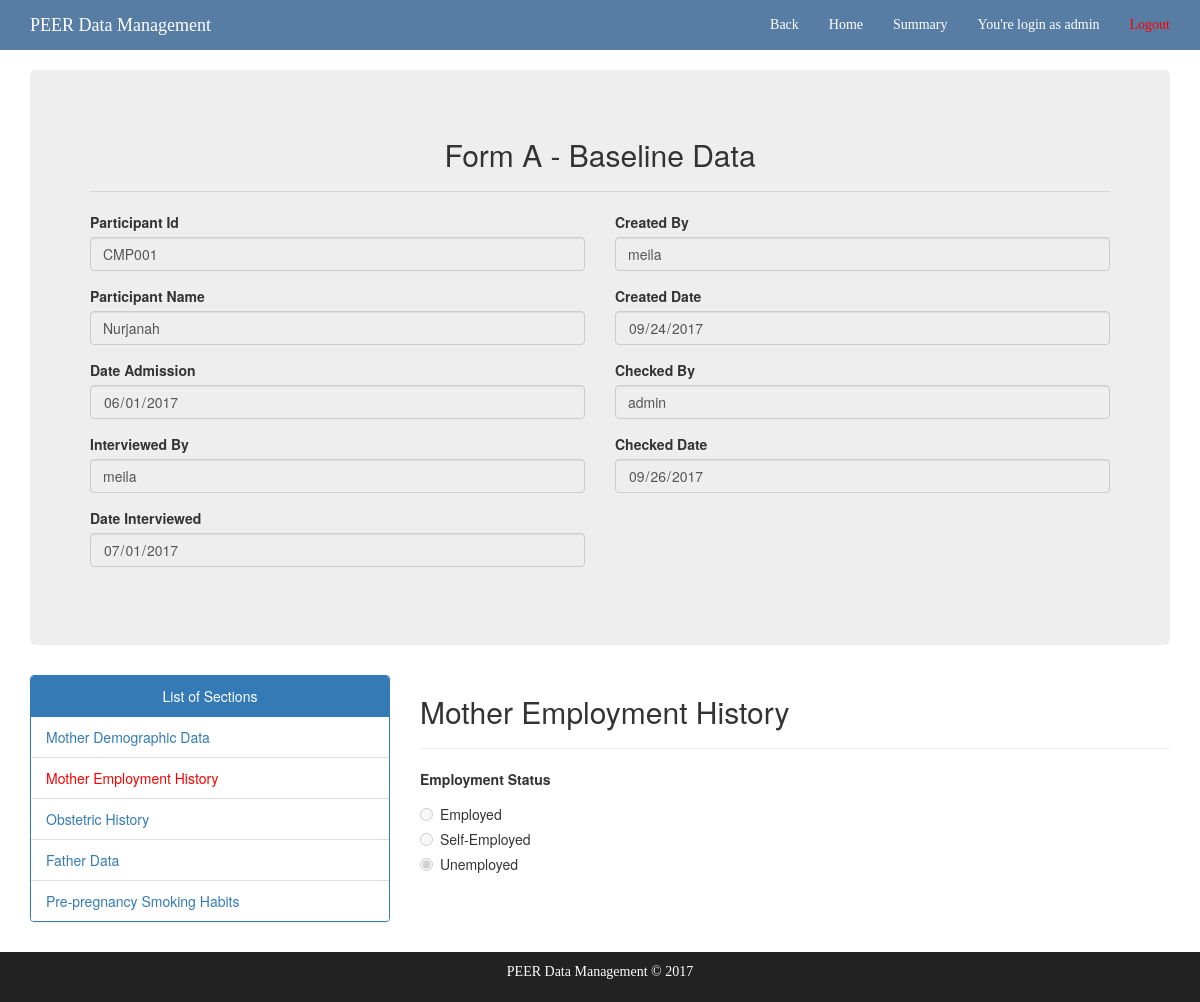
The app's page /participant/2/form_a/4/section2 (signed in) with its own data.
### core/models.py (models this page shows, shortened)
class Participant(models.Model):
	participant_id = models.CharField(max_length=10, blank=True)
	name = models.CharField(max_length=30, blank=True)
	date_admission = models.DateField()
	puskesmas = models.ForeignKey(Puskesmas, on_delete=models.PROTECT)
	created_by = models.CharField(max_length=25, blank=True)
	updated_by = models.CharField(max_length=25, blank=True)
	created_time = models.CharField(max_length=50, blank=True)
	updated_time = models.CharField(max_length=50, blank=True)
	active_status = models.BooleanField(default=True)

### forms_a/models.py (models this page shows, shortened)
class ABaseLine(models.Model):
    participant = models.ForeignKey(Participant, on_delete=models.PROTECT)
    interviewer_id = models.CharField(max_length=25, blank=True)
    data_entry_id = models.CharField(max_length=25, blank=True)
    data_checked_id = models.CharField(max_length=25, blank=True, null=True)
    date_admission = models.CharField(max_length=15, blank=True)
    date_interviewed = models.CharField(max_length=15, blank=True)
    date_data_entered = models.CharField(max_length=15, blank=True)
    date_data_checked = models.CharField(max_length=15, blank=True)
    is_save_all = models.NullBooleanField(default=False, blank=True)

### forms_a/views.py (the view)
# urls.py: url(r'^(?P<form_id>[0-9]+)/section2$', views.process_section2, name='process_section2'),
@login_required(login_url='core:login')
def process_section2(request, participant_id, form_id):
	a_form_obj = ABaseLine.objects.get(id=int(form_id))
	try:
		a2_obj = A2MotherEmployment.objects.get(a_form=a_form_obj)
		return update_section2(request, participant_id, form_id)
	except:
		return create_section2(request, participant_id, form_id)

### forms_a/views.py (called while the page is built)
@login_required(login_url='core:login')
def update_section2(request, participant_id, form_id):
	if request.method == "POST" and request.POST.get('context') == "SAVE":
		a2_obj = A2MotherEmployment.objects.get(a_form_id=int(form_id))
		a2_obj = save_section2(a2_obj, request, participant_id, form_id)
		return show_section2(request, participant_id, form_id, True)
	else:
		return show_section2(request, participant_id, form_id, False)

### forms_a/templates/forms/section2.html (shortened to what this page needs)
{% extends 'forms/form.html' %}
{% block form_section %}
            <div class="col-md-4 section-list">
                        <div class="panel panel-primary">
                            <div class="panel-heading text-center"> List of Sections  </div>
                            <ul class="list-group">
                                <li class="list-group-item">
                                    <a href="{{request.get_full_path}}/../section1">
                                    Mother Demographic Data
                                    </a>
                                </li>
                                <li class="list-group-item actives">
                                    <a href="{{request.get_full_path}}/../section2">
                                    Mother Employment History
                                    </a>
                                </li>
                                <li class="list-group-item">
                                    <a href="{{request.get_full_path}}/../section3">
                                    Obstetric History
                                    </a>
                                </li>
                                <li class="list-group-item">
                                    <a href="{{request.get_full_path}}/../section4">
                                    Father Data
                                    </a>
                                </li>
                                <li class="list-group-item">
                                    <a href="{{request.get_full_path}}/../section5">
                                    Pre-pregnancy Smoking Habits
                                    </a>
                                </li>
                            </ul>
                        </div>
            </div>
            <div class="col-md-8 question-list">
                <div class="">
                    <form class="formA-question" action="{{request.get_full_path}}" method="post" id="form_a">
                        <h2>Mother Employment History</h2>
                        <hr>
                        <div class="form-group" id="employmentStatus">
                            <label for="a2m_working_status"> Employment Status </label>
                            <div class="radio">
                                <label>
                                    {% if a2.a2m_working_status == "1" %}
                                    <input type="radio" name="a2m_working_status" id="employed" value="1" checked required>
                                    {% else %}
                                    <input type="radio" name="a2m_working_status" id="employed" value="1" required>
                                    {% endif %}
                                    Employed
                                </label>
                            </div>
                            <div class="radio">
                                <label>
                                    {% if a2.a2m_working_status == "2" %}
                                    <input type="radio" name="a2m_working_status" id="self-employed" value="2" checked required>
                                    {% else %}
                                    <input type="radio" name="a2m_working_status" id="self-employed" value="2" required>
                                    {% endif %}
                                    Self-Employed
                                </label>
                            </div>
                            <div class="radio">
                                <label>
                                    {% if a2.a2m_working_status == "0" %}
                                    <input type="radio" name="a2m_working_status" id="unemployed" value="0" checked required>
                                    {% else %}
                                    <input type="radio" name="a2m_working_status" id="unemployed" value="0" required>
                                    {% endif %}
                                    Unemployed
                                </label>
                            </div>
                        </div>
                    </form>
                </div>
            </div>
{% endblock %}

### forms_a/templates/forms/form.html (shortened to what this page needs)
{% extends 'base.html' %}
{% block content %}
    <div class="container">
        <div class="jumbotron">
            <h2 class="text-center">Form A - Baseline Data</h2>
            <hr>
            <form class="patient-form-data" id="patient-form-data" action="{{request.get_full_path}}" method="post">
                <div class="row">
                    <div class="col-md-6 col-xs-6 col-sm-6">
                        <div class="form-group">
                            <label for="participant_id"> Participant Id </label>
                            <input class="form-control disabled" type="text" value="{{participant.participant_id}}" readonly>
                        </div>
                        <div class="form-group">
                            <label for="participant_name"> Participant Name </label>
                            <input class="form-control" type="text" name="participant_name" value="{{participant.name}}" readonly>
                        </div>
                        <div class="form-group">
                            <label for="date_admission"> Date Admission </label>
                            <input class="form-control" type="date" name="date_admission" value="{{date_admission}}" readonly>
                        </div>
                        {% if context == "create_new_form" %}
                            <div class="form-group">
                                <label for="interviewer_id"> Interviewed By </label>
                                <select class="form-control selectpicker" name="interviewer_id" id="interviewer_id" required>
                                    <option value="">Select interviewer</option>
                                    {% for interviewer in staff_list %}
                                        <option value={{interviewer.id}}/{{interviewer.username}}>{{ interviewer.username }}</option>
                                    {% endfor %}
                                </select>
                            </div>
                            <div class="form-group">
                                <label for="interviewed_date"> Date Interviewed </label>
                                <input class="form-control" type="date" name="date_interviewed" id="date_interviewed" required>
                            </div>
                        {% else %}
                            <div class="form-group">
                                <label for="interviewer_id"> Interviewed By </label>
                                <input class="form-control" type="text" name="interviewer_id" value="{{interviewer.username}}" readonly>
                            </div>
                            <div class="form-group">
                                <label for="interviewed_date"> Date Interviewed </label>
                                <input class="form-control" type="date" name="date_interviewed" value="{{date_interviewed}}" readonly>
                            </div>
                        {% endif %}
                    </div>
                    <div class="col-md-6 col-xs-6 col-sm-6">
                        <div class="form-group">
                            <label for="created_id"> Created By  </label>
                            <input class="form-control" type="text" name="data_entry_id" value="{{form.data_entry_id}}" readonly>
                        </div>
                        {% if context == "create_new_form" %}
                            <div class="form-group">
                                <label for="created_date"> Created Date  </label>
                                <input class="form-control" type="date" name="date_data_entered" value="{% now "Y-m-d" %}" readonly>
                            </div>
                        {% else %}
                            <div class="form-group">
                                <label for="created_date"> Created Date  </label>
                                <input class="form-control" type="date" name="date_data_entered" value="{{ date_data_entered }}" readonly>
                            </div>
                        {% endif %}
                        <div class="form-group">
                            <label for="checked_id"> Checked By </label>
                            <input class="form-control" type="text" name="data_checked_id" value="{{ form.data_checked_id | default_if_none:'' }}" readonly>
                        </div>
                        <div class="form-group">
                            <label for="checked_date"> Checked Date </label>
                            <input class="form-control" type="date" name="date_data_checked" value="{{ date_data_checked }}" readonly>
                        </div>
                    </div>
                </div>
            </form>
        </div>
        {% if context == "create_new_form" %}
        {% else %}
            <div class="row">
                {% block form_section %}
                {% endblock %}
            </div>
        {% endif %}
    </div>
{% endblock %}

### core/templates/base.html (shortened to what this page needs)
{% load staticfiles %}
<!DOCTYPE html>
<html lang="en">
<head>
    <link rel="stylesheet" href="https://maxcdn.bootstrapcdn.com/bootstrap/3.3.7/css/bootstrap.min.css">
    <link rel="stylesheet" href="https://cdn.datatables.net/1.10.15/css/dataTables.bootstrap.min.css">
    <link rel="stylesheet" href="https://cdn.datatables.net/responsive/2.1.1/css/responsive.bootstrap.min.css">
    <link rel="stylesheet" href="https://cdn.datatables.net/select/1.2.2/css/select.dataTables.min.css">
    <link href="http://maxcdn.bootstrapcdn.com/font-awesome/4.1.0/css/font-awesome.min.css" rel="stylesheet">
    <link rel="stylesheet" href="https://cdnjs.cloudflare.com/ajax/libs/jquery-confirm/3.3.0/jquery-confirm.min.css">
</head>
<body>
    <nav class="navbar navbar-inverse navbar-fixed-top" role="navigation">
        <div class="container">
            <div class="navbar-header">
                <a class="navbar-brand" href="{% url 'core:home' %}" style="color:white; font-family:verdana;">PEER Data Management</a>
            </div>
            <div class="collapse navbar-collapse" id="bs-example-navbar-collapse-1">
                <ul class="nav navbar-nav navbar-right">
                    <li>
                    <a href="../" style="color:white; font-family:verdana;">Back</a>
                    </li>
                    <li>
                        <a href="{% url 'core:home' %}" style="color:white; font-family:verdana;">Home</a>
                    </li>
                    <li>
                        <a href="{% url 'core:summary' %}" style="color:white; font-family:verdana;">Summary</a>
                    </li>
                    <li>
                        <a href="#" style="color:white; font-family:verdana;">You're login as {{ request.user.username }}</a>
                    </li>
                    <li>
                        <a href="{% url 'core:logout'%}" style="color:red; font-family:verdana;">Logout</a>
                    </li>
                </ul>
            </div>
        </div>
    </nav>
    {% block content %}
    {% endblock %}
    <div class="footer">
      <div class="container">
        <p class="text-muted" style="color:white; font-family:verdana;">PEER Data Management &copy; 2017</p>
      </div>
    </div>
</body>
</html>

### core/templates/base.html (style rules this page uses)
html { height: 100%; }
body { min-height: 100%; padding-top: 70px; position: relative; margin: 0; padding-bottom: 6rem; }
.footer { position: absolute; right: 0; bottom: 0; left: 0; padding: 1rem; background-color: #222; border-color: #080808; text-align: center; }
.navbar.navbar-inverse { background-color:#577da5; border-color: white; }
.actives a { color:red; }

### records on screen
Participant: participant_id "CMP001", participant_name "Nurjanah"
ABaseLine: date_admission "06/01/2017", date_interviewed "07/01/2017", data_entry_id "meila", date_data_entered "09/24/2017", data_checked_id "admin", date_data_checked "09/26/2017"

### other values on screen
{{ request.user.username }} "admin"
